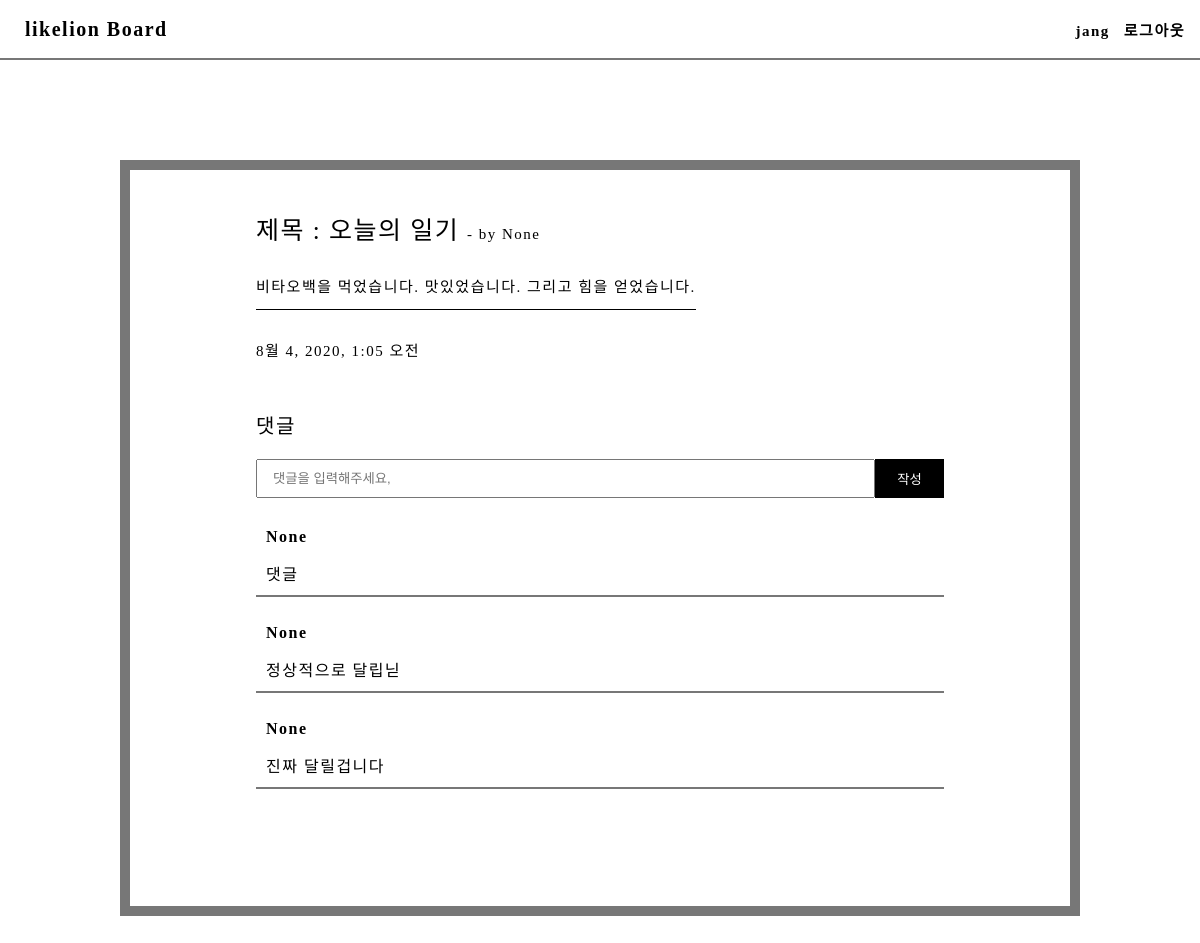
The app's page /detail/1 (signed in) with its own data.
### board/models.py (models this page shows, shortened)
class Post(models.Model):
    author = models.ForeignKey(settings.AUTH_USER_MODEL,on_delete=models.CASCADE,null=True,related_name="created_posts" )
    title = models.CharField("제목", max_length=50)
    desc = models.TextField("내용")
    like = models.ManyToManyField(settings.AUTH_USER_MODEL, related_name="liked_posts")
    create_at = models.DateTimeField('작성시간', default = timezone.now)

class Comment(models.Model):
    author = models.ForeignKey(settings.AUTH_USER_MODEL,on_delete=models.CASCADE,null=True )
    post = models.ForeignKey(Post,on_delete=models.CASCADE,null=True)
    desc = models.CharField("댓글",max_length=200)
    like = models.ManyToManyField(settings.AUTH_USER_MODEL, related_name="liked_com")
    create_at = models.DateTimeField('작성시간', default = timezone.now)
    def __str__(self):
        return self.desc

### board/views.py (the view)
# urls.py: path('detail/<int:post_id>',detail, name="detail" ),
def detail(request,post_id):
    context = dict()
    detail_post = Post.objects.get(id = post_id)
    context['detail_post'] = detail_post
    context['comment_form'] =CommentForms()
    context['comment_all'] = Comment.objects.filter(post= Post.objects.get(id = post_id))
    return render(request,'detail.html',context)

### board/forms.py
class CommentForms(ModelForm):
    def __init__(self, *args, **kwargs):
        super().__init__(*args, **kwargs)
        self.fields['desc'].widget.attrs.update(
            {'autocomplete': 'off',
            'placeholder':'댓글을 입력해주세요,'
            })
    class Meta:
        model = Comment
        fields = ("desc",)

### board/templates/detail.html (shortened to what this page needs)
{% extends 'base.html' %}
{%load static%}
{% block extrahead %}
    <link rel="stylesheet" href="{% static 'css/detail.css' %}" type="text/css" />
{% endblock %}
{% block content %}
<div class="container">
<section>
<div class="dt_title">
    제목 : {{detail_post.title}} <span>- by {{detail_post.author}}</span>
</div>
<div class="dt_desc">
    {% autoescape off %}
    {{detail_post.desc}}
{% endautoescape %}
</div>
<div class="dt_create_at">
    {{detail_post.create_at}}
</div>
</section>
<form method="post" action="{% url 'create_comment' detail_post.id  %}">
    <div class="com_label">{{comment_form.desc.label}}</div>
    <div class="com_input_container">
        {{comment_form.desc}}
        <input class="com_submit" type="submit" value="작성"/>
    </div>
</form>
{% for com in comment_all%}
<div class="com_row">
       <span class="com_author">{{com.author}}
        </span>
       <div class="com_desc">{{com}}
        </div>
</div>
    <br>
{%endfor%}
</div>
{%endblock%}

### templates/base.html (shortened to what this page needs)
{% load static %}
<!DOCTYPE html>
<html lang="en">
<head>
    <link rel="stylesheet" href="{% static 'css/base.css' %}" type="text/css" />
    {% block extrahead %}
    {% endblock %}
</head>
<body>
    <nav>
    <a class="logo" href="{% url 'index' %}">likelion Board</a>
    <span>
    {% if user.is_authenticated %}
        <a href="{% url 'index' %}">{{user}}</a>
        <a href="{% url 'signout' %}">로그아웃</a>
    {%else%}
        <a href="{% url 'signup' %}">회원가입</a>
        <a href="{% url 'signin' %}">로그인</a>
    {%endif%}
    </span>
    </nav>
    {% block content %}
    {%endblock%}
</body>
</html>

### basestatic/css/base.css (style rules this page uses)
html { font-size:10px; text-decoration: none; letter-spacing: 1.5px; }
body { margin:0; }
a,a:visited { color:inherit; text-decoration: none; }
nav { position:sticky; top:0; border-bottom: 2px solid #777; display:flex; justify-content: space-between; align-items:center; padding:1.5rem; height:6rem; box-sizing: border-box; z-index:5; background-color:white; }
nav a { font-size:1.5rem; font-weight:bold; margin-lefT:1rem; }
.logo { font-size:2rem; font-weight:bold; }
.container { display:flex; justify-content: space-between; align-items:center; flex-direction: column; width:80%; margin:10rem auto; font-size:1.5rem; position:relative; padding:4rem; box-sizing:border-box; background-color:#777; }
* { box-sizing: border-box; }

### board/static/css/detail.css (style rules this page uses)
.container { padding-bottom:10rem; border:10px solid #777; background-color:white; color:black; }
section { position:relative; margin-bottom:10rem; width:80%; }
.dt_title { font-size:2.5rem; padding-bottom:1rem; margin-bottom:2rem; }
.dt_title span { font-size:1.5rem; }
.dt_desc { display:inline-block; padding-bottom:1rem; border-bottom:1.5px solid black; line-height:1.5; }
.dt_create_at { position:absolute; bottom: -5rem; left:0; }
form { width:80%; }
.com_label { font-size:2.0rem; margin-bottom:2rem; }
.com_input_container { width:100%; display:Flex; margin-bottom:2rem; }
.com_input_container input { flex:1; padding:1rem 1.5rem; }
.com_input_container .com_submit { border:none; flex:unset; width:10%; background-color:black; color:white; cursor:pointer; }
.com_row { border-bottom:2px solid #777; width:80%; display:flex; flex-direction:column; box-sizing:border-box; padding:1rem; }
.com_desc { flex:1; font-size:1.6rem; }
.com_author { font-weight:bold; font-size:1.6rem; margin-bottom:1.5rem; }

### records on screen
Post: title "오늘의 일기", author "None", desc "비타오백을 먹었습니다. 맛있었습니다. 그리고 힘을 얻었습니다.", create_at "8월 4, 2020, 1:05 오전"
Comment: author "None", desc "댓글"
Comment: author "None", desc "정상적으로 달립닏"
Comment: author "None", desc "진짜 달릴겁니다"

### other values on screen
{{ user }} "jang"
{{ comment_form.desc.label }} "댓글"
